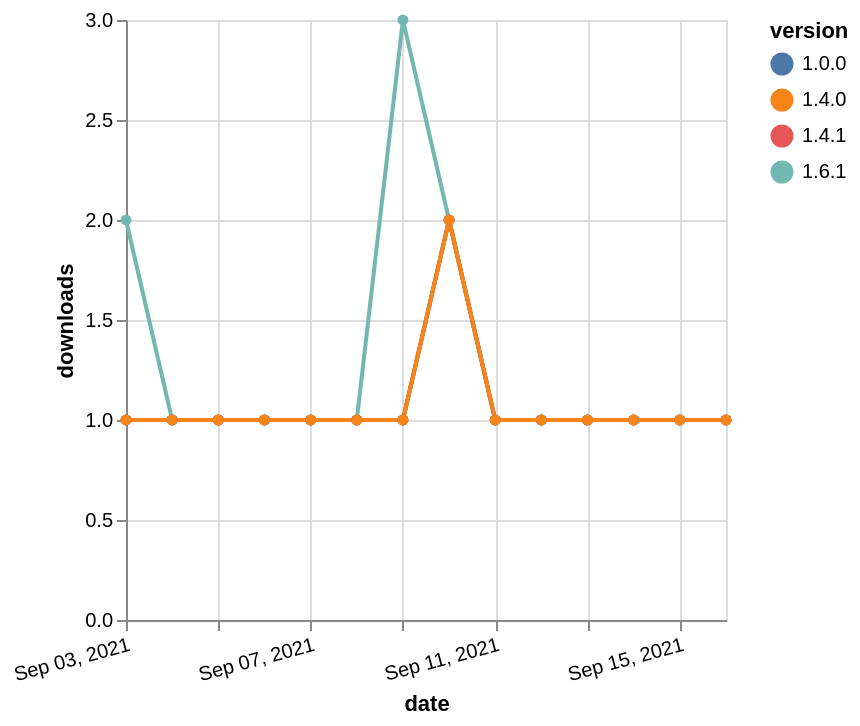

Source (Vega-Lite JSON):
### Vega-Lite specification from a JSON file in a GitHub repository (floating-point values rounded to 4 significant figures)
{"$schema": "https://vega.github.io/schema/vega-lite/v5.json", "description": "A simple bar chart with embedded data.", "data": {"values": [{"date": "2021-09-03", "total": 128, "delta": 2, "version": "1.6.1"}, {"date": "2021-09-04", "total": 129, "delta": 1, "version": "1.6.1"}, {"date": "2021-09-05", "total": 130, "delta": 1, "version": "1.6.1"}, {"date": "2021-09-06", "total": 131, "delta": 1, "version": "1.6.1"}, {"date": "2021-09-07", "total": 132, "delta": 1, "version": "1.6.1"}, {"date": "2021-09-08", "total": 133, "delta": 1, "version": "1.6.1"}, {"date": "2021-09-09", "total": 136, "delta": 3, "version": "1.6.1"}, {"date": "2021-09-10", "total": 138, "delta": 2, "version": "1.6.1"}, {"date": "2021-09-11", "total": 139, "delta": 1, "version": "1.6.1"}, {"date": "2021-09-12", "total": 140, "delta": 1, "version": "1.6.1"}, {"date": "2021-09-13", "total": 141, "delta": 1, "version": "1.6.1"}, {"date": "2021-09-14", "total": 142, "delta": 1, "version": "1.6.1"}, {"date": "2021-09-15", "total": 143, "delta": 1, "version": "1.6.1"}, {"date": "2021-09-16", "total": 144, "delta": 1, "version": "1.6.1"}, {"date": "2021-09-03", "total": 190, "delta": 1, "version": "1.0.0"}, {"date": "2021-09-04", "total": 191, "delta": 1, "version": "1.0.0"}, {"date": "2021-09-05", "total": 192, "delta": 1, "version": "1.0.0"}, {"date": "2021-09-06", "total": 193, "delta": 1, "version": "1.0.0"}, {"date": "2021-09-07", "total": 194, "delta": 1, "version": "1.0.0"}, {"date": "2021-09-08", "total": 195, "delta": 1, "version": "1.0.0"}, {"date": "2021-09-09", "total": 196, "delta": 1, "version": "1.0.0"}, {"date": "2021-09-10", "total": 198, "delta": 2, "version": "1.0.0"}, {"date": "2021-09-11", "total": 199, "delta": 1, "version": "1.0.0"}, {"date": "2021-09-12", "total": 200, "delta": 1, "version": "1.0.0"}, {"date": "2021-09-13", "total": 201, "delta": 1, "version": "1.0.0"}, {"date": "2021-09-14", "total": 202, "delta": 1, "version": "1.0.0"}, {"date": "2021-09-15", "total": 203, "delta": 1, "version": "1.0.0"}, {"date": "2021-09-16", "total": 204, "delta": 1, "version": "1.0.0"}, {"date": "2021-09-03", "total": 136, "delta": 1, "version": "1.4.1"}, {"date": "2021-09-04", "total": 137, "delta": 1, "version": "1.4.1"}, {"date": "2021-09-05", "total": 138, "delta": 1, "version": "1.4.1"}, {"date": "2021-09-06", "total": 139, "delta": 1, "version": "1.4.1"}, {"date": "2021-09-07", "total": 140, "delta": 1, "version": "1.4.1"}, {"date": "2021-09-08", "total": 141, "delta": 1, "version": "1.4.1"}, {"date": "2021-09-09", "total": 142, "delta": 1, "version": "1.4.1"}, {"date": "2021-09-10", "total": 144, "delta": 2, "version": "1.4.1"}, {"date": "2021-09-11", "total": 145, "delta": 1, "version": "1.4.1"}, {"date": "2021-09-12", "total": 146, "delta": 1, "version": "1.4.1"}, {"date": "2021-09-13", "total": 147, "delta": 1, "version": "1.4.1"}, {"date": "2021-09-14", "total": 148, "delta": 1, "version": "1.4.1"}, {"date": "2021-09-15", "total": 149, "delta": 1, "version": "1.4.1"}, {"date": "2021-09-16", "total": 150, "delta": 1, "version": "1.4.1"}, {"date": "2021-09-03", "total": 156, "delta": 1, "version": "1.4.0"}, {"date": "2021-09-04", "total": 157, "delta": 1, "version": "1.4.0"}, {"date": "2021-09-05", "total": 158, "delta": 1, "version": "1.4.0"}, {"date": "2021-09-06", "total": 159, "delta": 1, "version": "1.4.0"}, {"date": "2021-09-07", "total": 160, "delta": 1, "version": "1.4.0"}, {"date": "2021-09-08", "total": 161, "delta": 1, "version": "1.4.0"}, {"date": "2021-09-09", "total": 162, "delta": 1, "version": "1.4.0"}, {"date": "2021-09-10", "total": 164, "delta": 2, "version": "1.4.0"}, {"date": "2021-09-11", "total": 165, "delta": 1, "version": "1.4.0"}, {"date": "2021-09-12", "total": 166, "delta": 1, "version": "1.4.0"}, {"date": "2021-09-13", "total": 167, "delta": 1, "version": "1.4.0"}, {"date": "2021-09-14", "total": 168, "delta": 1, "version": "1.4.0"}, {"date": "2021-09-15", "total": 169, "delta": 1, "version": "1.4.0"}, {"date": "2021-09-16", "total": 170, "delta": 1, "version": "1.4.0"}]}, "width": "container", "mark": {"type": "line", "point": {"filled": true}}, "encoding": {"x": {"field": "date", "type": "temporal", "timeUnit": "yearmonthdate", "title": "date", "axis": {"labelAngle": -15}}, "y": {"field": "delta", "type": "quantitative", "title": "downloads"}, "color": {"field": "version", "type": "nominal"}, "tooltip": {"field": "delta"}}}
